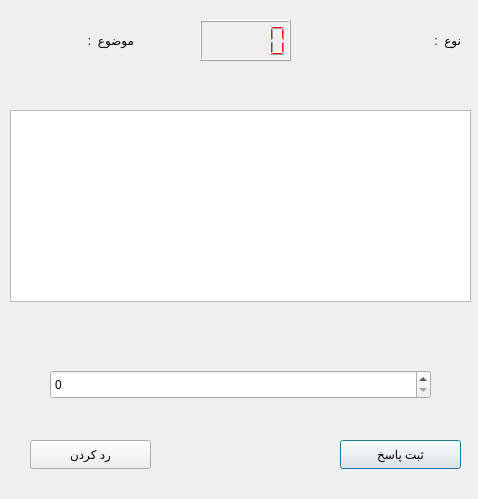
<?xml version="1.0" encoding="UTF-8"?>
<ui version="4.0">
 <class>NumbericalAnswerQuestion</class>
 <widget class="QDialog" name="NumbericalAnswerQuestion">
  <property name="geometry">
   <rect>
    <x>0</x>
    <y>0</y>
    <width>478</width>
    <height>499</height>
   </rect>
  </property>
  <property name="windowTitle">
   <string>Dialog</string>
  </property>
  <widget class="QLabel" name="QTitleLbl">
   <property name="geometry">
    <rect>
     <x>73</x>
     <y>30</y>
     <width>61</width>
     <height>20</height>
    </rect>
   </property>
   <property name="locale">
    <locale language="Persian" country="Iran"/>
   </property>
   <property name="text">
    <string>موضوع  : </string>
   </property>
  </widget>
  <widget class="QTextBrowser" name="questionText">
   <property name="geometry">
    <rect>
     <x>10</x>
     <y>110</y>
     <width>461</width>
     <height>192</height>
    </rect>
   </property>
   <property name="styleSheet">
    <string notr="true">font: 16pt &quot;Segoe UI&quot;;</string>
   </property>
   <property name="locale">
    <locale language="Persian" country="Iran"/>
   </property>
   <property name="html">
    <string>&lt;!DOCTYPE HTML PUBLIC &quot;-//W3C//DTD HTML 4.0//EN&quot; &quot;http://www.w3.org/TR/REC-html40/strict.dtd&quot;&gt;
&lt;html&gt;&lt;head&gt;&lt;meta name=&quot;qrichtext&quot; content=&quot;1&quot; /&gt;&lt;meta charset=&quot;utf-8&quot; /&gt;&lt;style type=&quot;text/css&quot;&gt;
p, li { white-space: pre-wrap; }
hr { height: 1px; border-width: 0; }
li.unchecked::marker { content: &quot;\2610&quot;; }
li.checked::marker { content: &quot;\2612&quot;; }
&lt;/style&gt;&lt;/head&gt;&lt;body style=&quot; font-family:'Segoe UI'; font-size:16pt; font-weight:400; font-style:normal;&quot;&gt;
&lt;p align=&quot;right&quot; style=&quot;-qt-paragraph-type:empty; margin-top:0px; margin-bottom:0px; margin-left:0px; margin-right:0px; -qt-block-indent:0; text-indent:0px;&quot;&gt;&lt;br /&gt;&lt;/p&gt;&lt;/body&gt;&lt;/html&gt;</string>
   </property>
  </widget>
  <widget class="QLabel" name="QModeLbl">
   <property name="geometry">
    <rect>
     <x>400</x>
     <y>30</y>
     <width>61</width>
     <height>20</height>
    </rect>
   </property>
   <property name="locale">
    <locale language="Persian" country="Iran"/>
   </property>
   <property name="text">
    <string>نوع  :</string>
   </property>
  </widget>
  <widget class="QLabel" name="QMode">
   <property name="geometry">
    <rect>
     <x>360</x>
     <y>30</y>
     <width>61</width>
     <height>20</height>
    </rect>
   </property>
   <property name="locale">
    <locale language="Persian" country="Iran"/>
   </property>
   <property name="text">
    <string/>
   </property>
  </widget>
  <widget class="QPushButton" name="submitBtn">
   <property name="geometry">
    <rect>
     <x>340</x>
     <y>440</y>
     <width>121</width>
     <height>29</height>
    </rect>
   </property>
   <property name="text">
    <string>ثبت پاسخ</string>
   </property>
  </widget>
  <widget class="QLCDNumber" name="Timer">
   <property name="geometry">
    <rect>
     <x>200</x>
     <y>20</y>
     <width>91</width>
     <height>41</height>
    </rect>
   </property>
   <property name="styleSheet">
    <string notr="true">color: rgb(255, 0, 4);</string>
   </property>
  </widget>
  <widget class="QPushButton" name="skipBtn">
   <property name="geometry">
    <rect>
     <x>30</x>
     <y>440</y>
     <width>121</width>
     <height>29</height>
    </rect>
   </property>
   <property name="text">
    <string>رد کردن</string>
   </property>
  </widget>
  <widget class="QLabel" name="QTitle">
   <property name="geometry">
    <rect>
     <x>20</x>
     <y>30</y>
     <width>61</width>
     <height>20</height>
    </rect>
   </property>
   <property name="locale">
    <locale language="Persian" country="Iran"/>
   </property>
   <property name="text">
    <string/>
   </property>
  </widget>
  <widget class="QSpinBox" name="answerSpinBox">
   <property name="geometry">
    <rect>
     <x>50</x>
     <y>370</y>
     <width>381</width>
     <height>29</height>
    </rect>
   </property>
  </widget>
 </widget>
 <resources/>
 <connections/>
</ui>
